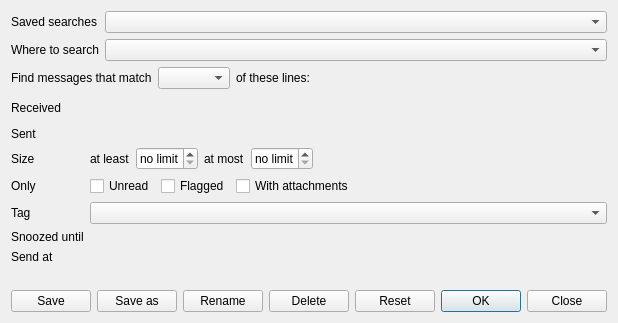
<?xml version="1.0" encoding="UTF-8"?>
<ui version="4.0">
 <class>AdvancedSearch</class>
 <widget class="QWidget" name="AdvancedSearch">
  <property name="windowTitle">
   <string>Advanced search</string>
  </property>
  <layout class="QVBoxLayout" name="layout">
   <item>
    <layout class="QFormLayout" name="main">
     <item row="0" column="0">
      <widget class="QLabel" name="savedLabel">
       <property name="text">
        <string>Saved searches</string>
       </property>
       <property name="buddy">
        <cstring>saved</cstring>
       </property>
      </widget>
     </item>
     <item row="0" column="1">
      <widget class="QComboBox" name="saved" />
     </item>
     <item row="1" column="0">
      <widget class="QLabel" name="scopeLabel">
       <property name="text">
        <string>Where to search</string>
       </property>
       <property name="buddy">
        <cstring>scope</cstring>
       </property>
      </widget>
     </item>
     <item row="1" column="1">
      <widget class="QComboBox" name="scope" />
     </item>
    </layout>
   </item>
   <item>
    <layout class="QHBoxLayout" name="matchRow" stretch="0,0,0,1">
    <item>
        <widget class="QLabel" name="matchBefore">
         <property name="text">
          <string>Find messages that match</string>
         </property>
        </widget>
    </item>
    <item>
        <widget class="QComboBox" name="match" />
    </item>
    <item>
        <widget class="QLabel" name="matchAfter">
         <property name="text">
          <string>of these lines:</string>
         </property>
        </widget>
    </item>
      <item>
       <spacer name="matchEnd">
        <property name="orientation">
         <enum>Qt::Horizontal</enum>
        </property>
        <property name="sizeType">
         <enum>QSizePolicy::Expanding</enum>
        </property>
        <property name="sizeHint" stdset="0">
         <size>
          <width>0</width>
          <height>0</height>
         </size>
        </property>
       </spacer>
      </item>
    </layout>
   </item>
   <item>
    <widget class="QWidget" name="lines" />
   </item>
   <item>
    <layout class="QFormLayout" name="dates">
     <item row="0" column="0">
      <widget class="QLabel" name="receivedLabel">
       <property name="text">
        <string>Received</string>
       </property>
       <property name="buddy">
        <cstring>received</cstring>
       </property>
      </widget>
     </item>
     <item row="0" column="1">
      <widget class="QWidget" name="received" />
     </item>
    </layout>
   </item>
   <item>
    <widget class="QWidget" name="more" />
   </item>
   <item>
    <widget class="QWidget" name="moreFields">
     <layout class="QVBoxLayout" name="moreLayout">
      <property name="leftMargin">
       <number>0</number>
      </property>
      <property name="topMargin">
       <number>0</number>
      </property>
      <property name="rightMargin">
       <number>0</number>
      </property>
      <property name="bottomMargin">
       <number>0</number>
      </property>
      <item>
       <layout class="QFormLayout" name="extra">
     <item row="0" column="0">
      <widget class="QLabel" name="sentLabel">
       <property name="text">
        <string>Sent</string>
       </property>
       <property name="buddy">
        <cstring>sent</cstring>
       </property>
      </widget>
     </item>
     <item row="0" column="1">
      <widget class="QWidget" name="sent" />
     </item>
     <item row="1" column="0">
      <widget class="QLabel" name="sizeLabel">
       <property name="text">
        <string>Size</string>
       </property>
      </widget>
     </item>
     <item row="1" column="1">
      <layout class="QHBoxLayout" name="sizes" stretch="0,0,0,0,1">
      <item>
        <widget class="QLabel" name="sizeAtLeast">
         <property name="text">
          <string>at least</string>
         </property>
        </widget>
      </item>
      <item>
        <widget class="QSpinBox" name="minimumSize">
         <property name="suffix">
          <string> KB</string>
         </property>
         <property name="specialValueText">
          <string>no limit</string>
         </property>
        </widget>
      </item>
      <item>
        <widget class="QLabel" name="sizeAtMost">
         <property name="text">
          <string>at most</string>
         </property>
        </widget>
      </item>
      <item>
        <widget class="QSpinBox" name="maximumSize">
         <property name="suffix">
          <string> KB</string>
         </property>
         <property name="specialValueText">
          <string>no limit</string>
         </property>
        </widget>
      </item>
      <item>
       <spacer name="sizesEnd">
        <property name="orientation">
         <enum>Qt::Horizontal</enum>
        </property>
        <property name="sizeType">
         <enum>QSizePolicy::Expanding</enum>
        </property>
        <property name="sizeHint" stdset="0">
         <size>
          <width>0</width>
          <height>0</height>
         </size>
        </property>
       </spacer>
      </item>
      </layout>
     </item>
     <item row="2" column="0">
      <widget class="QLabel" name="marksLabel">
       <property name="text">
        <string>Only</string>
       </property>
      </widget>
     </item>
     <item row="2" column="1">
      <layout class="QHBoxLayout" name="checks" stretch="0,0,0,1">
      <item>
        <widget class="QCheckBox" name="unread">
         <property name="text">
          <string>Unread</string>
         </property>
        </widget>
      </item>
      <item>
        <widget class="QCheckBox" name="flagged">
         <property name="text">
          <string>Flagged</string>
         </property>
        </widget>
      </item>
      <item>
        <widget class="QCheckBox" name="attachments">
         <property name="text">
          <string>With attachments</string>
         </property>
        </widget>
      </item>
      <item>
       <spacer name="checksEnd">
        <property name="orientation">
         <enum>Qt::Horizontal</enum>
        </property>
        <property name="sizeType">
         <enum>QSizePolicy::Expanding</enum>
        </property>
        <property name="sizeHint" stdset="0">
         <size>
          <width>0</width>
          <height>0</height>
         </size>
        </property>
       </spacer>
      </item>
      </layout>
     </item>
     <item row="3" column="0">
      <widget class="QLabel" name="tagLabel">
       <property name="text">
        <string>Tag</string>
       </property>
       <property name="buddy">
        <cstring>tag</cstring>
       </property>
      </widget>
     </item>
     <item row="3" column="1">
      <widget class="QComboBox" name="tag" />
     </item>
     <item row="4" column="0">
      <widget class="QLabel" name="snoozedLabel">
       <property name="text">
        <string>Snoozed until</string>
       </property>
       <property name="buddy">
        <cstring>snoozed</cstring>
       </property>
      </widget>
     </item>
     <item row="4" column="1">
      <widget class="QWidget" name="snoozed" />
     </item>
     <item row="5" column="0">
      <widget class="QLabel" name="sendAtLabel">
       <property name="text">
        <string>Send at</string>
       </property>
       <property name="buddy">
        <cstring>sendAt</cstring>
       </property>
      </widget>
     </item>
     <item row="5" column="1">
      <widget class="QWidget" name="sendAt" />
     </item>
       </layout>
      </item>
     </layout>
    </widget>
   </item>
   <item>
    <widget class="QLabel" name="preview">
     <property name="wordWrap">
      <bool>true</bool>
     </property>
    </widget>
   </item>
   <item>
    <layout class="QHBoxLayout" name="bottom" stretch="0,0,0,0,0,1,0">
    <item>
        <widget class="QPushButton" name="save">
         <property name="text">
          <string>Save</string>
         </property>
        </widget>
    </item>
    <item>
        <widget class="QPushButton" name="saveAs">
         <property name="text">
          <string>Save as</string>
         </property>
        </widget>
    </item>
    <item>
        <widget class="QPushButton" name="rename">
         <property name="text">
          <string>Rename</string>
         </property>
        </widget>
    </item>
    <item>
        <widget class="QPushButton" name="delete">
         <property name="text">
          <string>Delete</string>
         </property>
        </widget>
    </item>
    <item>
        <widget class="QPushButton" name="reset">
         <property name="text">
          <string>Reset</string>
         </property>
        </widget>
    </item>
      <item>
       <spacer name="bottomMiddle">
        <property name="orientation">
         <enum>Qt::Horizontal</enum>
        </property>
        <property name="sizeType">
         <enum>QSizePolicy::Expanding</enum>
        </property>
        <property name="sizeHint" stdset="0">
         <size>
          <width>0</width>
          <height>0</height>
         </size>
        </property>
       </spacer>
      </item>
    <item>
        <widget class="QDialogButtonBox" name="buttons">
         <property name="standardButtons">
          <set>QDialogButtonBox::Ok|QDialogButtonBox::Close</set>
         </property>
        </widget>
    </item>
    </layout>
   </item>
  </layout>
 </widget>
 <resources />
 <connections />
</ui>
